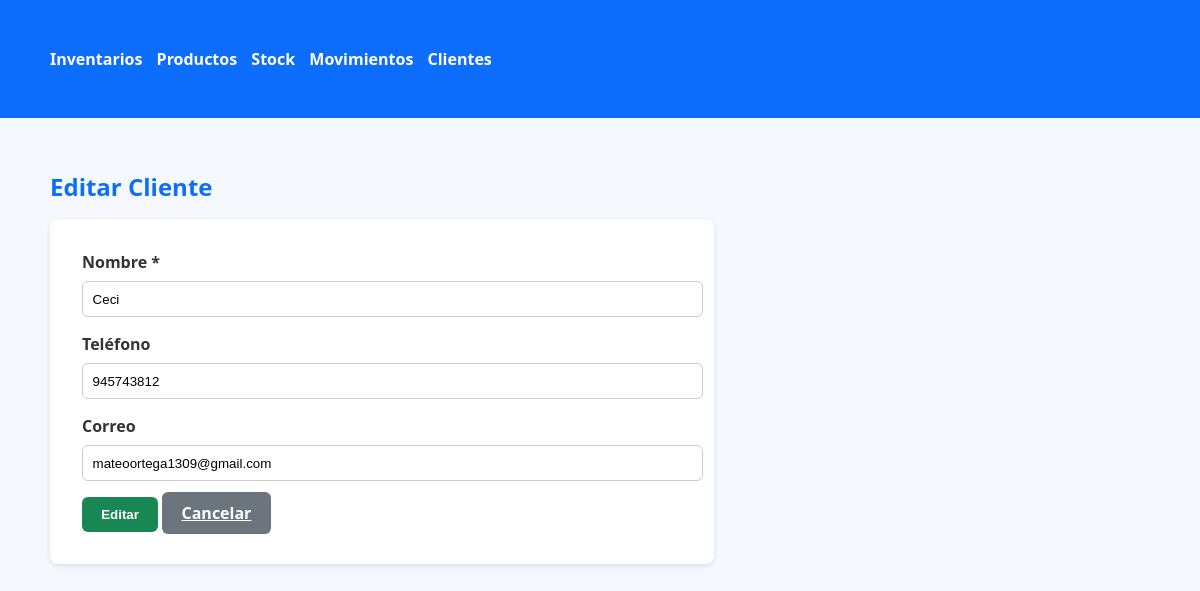
Page /clients/2/edit on the committed database.
### app.py (models this page shows)
class Client(db.Model):
    id = db.Column(db.Integer, primary_key=True)
    name = db.Column(db.String(100), nullable=False)
    phone = db.Column(db.String(50))
    email = db.Column(db.String(100))
    created_at = db.Column(db.DateTime, default=datetime.utcnow)

### app.py (the view, shortened to what this page needs)
@app.route('/clients/<int:client_id>/edit', methods=['GET', 'POST'])
def edit_client(client_id):
    c = Client.query.get_or_404(client_id)
    return render_template('client_form.html', action='Editar', client=c)

### templates/client_form.html
{% extends "base.html" %}
{% block content %}
<h2>{{ action }} Cliente</h2>
<form method="POST">
    <div class="mb-3">
        <label for="name" class="form-label">Nombre *</label>
        <input type="text" name="name" id="name" class="form-control" value="{{ client.name if client else '' }}" required>
    </div>
    <div class="mb-3">
        <label for="phone" class="form-label">Teléfono</label>
        <input type="text" name="phone" id="phone" class="form-control" value="{{ client.phone if client else '' }}">
    </div>
    <div class="mb-3">
        <label for="email" class="form-label">Correo</label>
        <input type="email" name="email" id="email" class="form-control" value="{{ client.email if client else '' }}">
    </div>
    <button type="submit" class="btn btn-success">{{ action }}</button>
    <a href="{{ url_for('clients') }}" class="btn btn-secondary">Cancelar</a>
</form>
{% endblock %}

### static/styles/style.css (style rules this page uses)
body { font-family: "Segoe UI", Tahoma, sans-serif; margin: 0; padding: 0; background-color: #f5f9ff; color: #333; }
h1, h2, h3 { color: #0d6efd; margin-bottom: 1rem; }
form { background: white; padding: 2rem; border-radius: 8px; box-shadow: 0 2px 5px rgba(0,0,0,0.1); max-width: 600px; }
label { font-weight: 600; margin-bottom: 0.5rem; display: block; }
input, select { width: 100%; padding: 0.6rem; margin-bottom: 1rem; border: 1px solid #ccc; border-radius: 6px; }
.btn { padding: 0.6rem 1.2rem; border: none; border-radius: 6px; cursor: pointer; font-weight: bold; }
.btn-success { background-color: #198754; color: white; }
.btn-secondary { background-color: #6c757d; color: white; }

### rows in the picture
Client: name "Ceci", phone "945743812", email "mateoortega1309@gmail.com"

### other values in the picture
{{ action }} "Editar"
